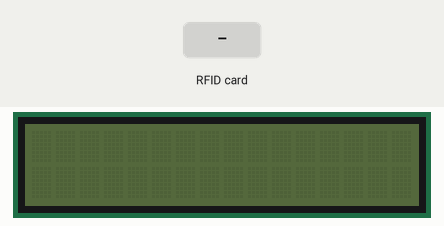
This sketch was run on a simulated Arduino Uno, built with avr-gcc and run on an emulated ATmega328P. On the bench: 16×2 character LCD. The test bench sets the inputs (shaded band). Storage starts empty; what the sketch prints to the serial monitor is not drawn.

Above: at 6.3 s.
6.4 s: RFID card 00 00 00 00 held to the reader
At 7.3 s:
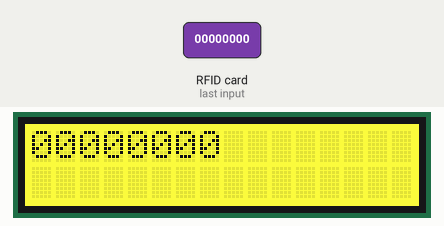
7.9 s: RFID card 5E 7A 19 C4 held to the reader
At 8.4 s:
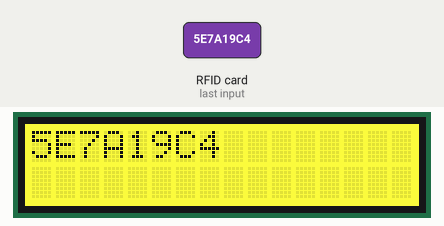
Timing chart, 0 to 10.9 s (numbered marks = the images above; inputs shaded):
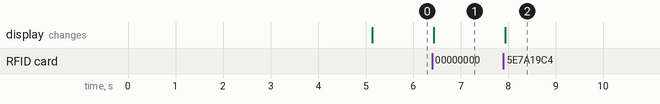

The sketch:

IoT_2014_NFC.ino
```cpp
/*
 * ----------------------------------------------------------------------------
 *  MFRC522 library : https://github.com/miguelbalboa/rfid
 */

#include <SPI.h>
#include <stdio.h>
#include <MFRC522.h>

// http://www.seeedstudio.com/wiki/Grove_-_LCD_RGB_Backlight
// https://github.com/Seeed-Studio/Grove_LCD_RGB_Backlight.git
#include <Wire.h>
#include <rgb_lcd.h>

#include <SD.h>

// Caso o firmware esteja montando em outro diretorio nao funciona
// nesse caso ajustar o /etc/fstab para esse diretorio que eh o utilizado pela biblioteca do SD
#define SD_CARD_BASE "/media/mmcblk0p1"

#define SCRIPT_LIBERADO "cartoes/liberado.sh"
#define SCRIPT_BLOQUEADO "cartoes/bloqueado.sh"
#define SCRIPT_SEM_ACESSO "cartoes/sem_acesso.sh"

#define PATH_LIBERADOS "cartoes/liberados/"
#define PATH_BLOQUEADOS "cartoes/bloqueados/"

#define MAX_ID_BUFFER_LEN 30
#define TRUE 1
#define FALSE 0


#define MFRC_RST_PIN		9		//
#define MFRC_SS_PIN		10		//
#define TO_HEX(c) ((c) < 10 ? ( (c) + '0') : ((c) - 10 + 'A'))

MFRC522 mfrc522(MFRC_SS_PIN, MFRC_RST_PIN);	// Create MFRC522 instance
rgb_lcd lcd;

char idBuffer[MAX_ID_BUFFER_LEN];
char fname[200];
FILE f;

void preparaIdBuffer() {
         byte b=0;
         for (byte i =0 ; i < mfrc522.uid.size; i++ ) {
             idBuffer[b++] = TO_HEX((mfrc522.uid.uidByte[i] & 0xf0) >> 4);
             idBuffer[b++] = TO_HEX(mfrc522.uid.uidByte[i] & 0x0f);

         }
         idBuffer[b] = 0;
}

void tratarCartao() {
         Serial.print("UID = |");
         Serial.print(idBuffer);
         Serial.println("|");

         strcpy(fname, PATH_LIBERADOS);
         strcat(fname, idBuffer);
         Serial.println(fname);

         lcd.clear();
         lcd.println(idBuffer);

         if (SD.exists(fname)) {
               lcd.setRGB(0x00,0xff,0x00);
               Serial.println("Acesso Liberado");

               strcat(fname, ".sh");
               if (SD.exists(fname)) {
                   system(fname);
               } else {
                   strcpy(fname, SCRIPT_LIBERADO " ");
                   strcat(fname, idBuffer);
                   system(fname);
               }

         } else {
             strcpy(fname, PATH_BLOQUEADOS);
             strcat(fname, idBuffer);
             Serial.println(fname);
             if (SD.exists(fname)) {
               lcd.setRGB(0xff,0x00,0x00);
               Serial.println("Acesso Bloqueado");
               strcat(fname, ".sh");
               if (SD.exists(fname)) {
                   system(fname);
               } else {
                   strcpy(fname, SCRIPT_BLOQUEADO " ");
                   strcat(fname, idBuffer);
                   system(fname);
               }


                // TODO usuario tem acesso bloqueado/proibido
             } else {
               Serial.println("Nao tem acesso");
               lcd.setRGB(0xff,0xff,0x00);

                   strcpy(fname, SCRIPT_SEM_ACESSO " ");
                   strcat(fname, idBuffer);
                   system(fname);
             }
         }

}

void setup() {

        delay(5000);
        lcd.begin(16, 2);
        lcd.clear();
        lcd.setRGB(0,0,0);


	Serial.begin(115200);		// Initialize serial communications with the PC
	SPI.begin();			// Init SPI bus
	mfrc522.PCD_Init();		// Init MFRC522
	Serial.println("Scan tags...");

//PIN not required for galileo
  if (!SD.begin(0)) {
    Serial.println("SD initialization failed!");
  }

        system("mkdir -p " SD_CARD_BASE "/" PATH_LIBERADOS);
        system("mkdir -p " SD_CARD_BASE "/" PATH_BLOQUEADOS);


}

void testeArquivos() {

// Ids para  teste
        system("echo 1> " SD_CARD_BASE "/" PATH_LIBERADOS "/00000000");
        system("echo 1> " SD_CARD_BASE "/" PATH_BLOQUEADOS "/00000001");

        strcpy(idBuffer,"00000000");
        tratarCartao();

        strcpy(idBuffer,"00000001");
        tratarCartao();

        strcpy(idBuffer,"00000002");
        tratarCartao();

}

void loop() {
	// Look for new cards
	if ( mfrc522.PICC_IsNewCardPresent() && mfrc522.PICC_ReadCardSerial()) {
          preparaIdBuffer();
          tratarCartao();

    	  // Dump debug info about the card; PICC_HaltA() is automatically called
	  mfrc522.PICC_DumpToSerial(&(mfrc522.uid));

	}

//        delay(5000);
//        testeArquivos();

}
```

Measured:
- after the input at 6.4 s, the display: changes at once (image 1)
- after the input at 7.9 s, the display: changes at once (image 2)
